Frame 1 (no input): blank canvas, image omitted
Frame 60 (the mouse pressed at the canvas centre just before this capture): blank canvas, image omitted
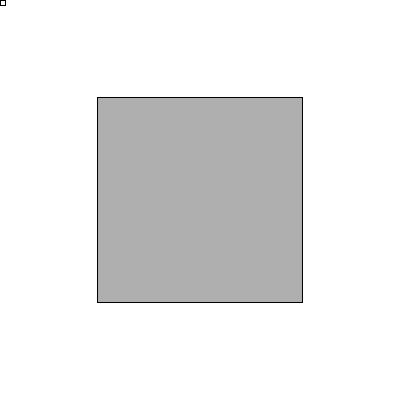
Frame 120 (the mouse held since frame 60 and released just before this capture)

The Processing sketch whose frames 1 and 60 were blank and that drew this single picture after the mouse press (run headless with seeded random() and noise(); from frame 60 on, the mouse is pressed at the canvas centre):

// Processing sketch: processing_38113
// ── processing_38113.pde

void setup(){
  size(400,400);
  background(255);
}

void draw(){
  stroke(0);
  rect(mouseX,mouseY,mouseX+5,mouseY+5);
}

void mousePressed(){
  stroke(0);
  fill(175);
  rectMode(CENTER);
  rect(mouseX,mouseY,50,50);
}

void keyPressed(){
  background(0);
}
